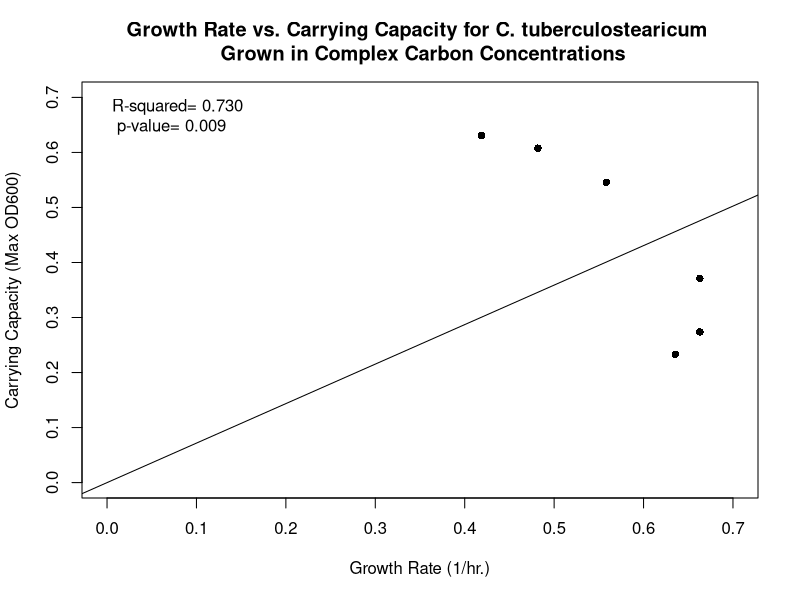
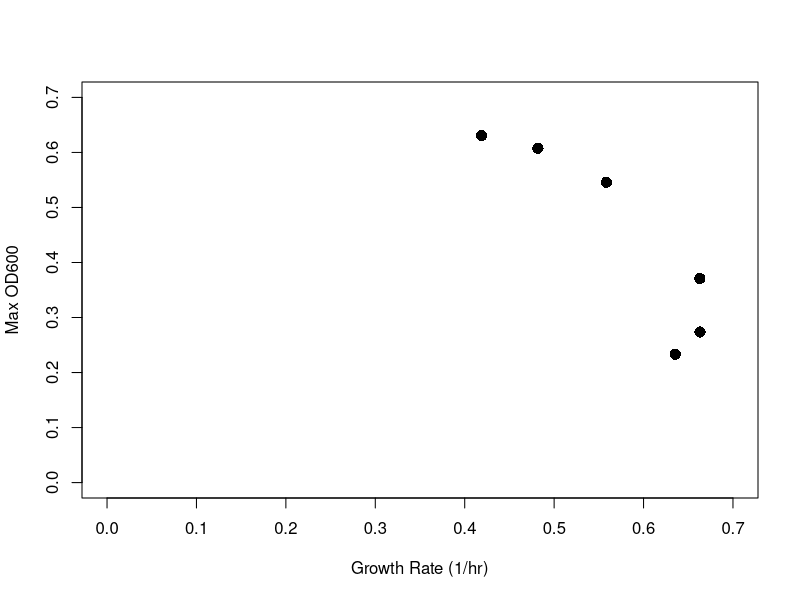
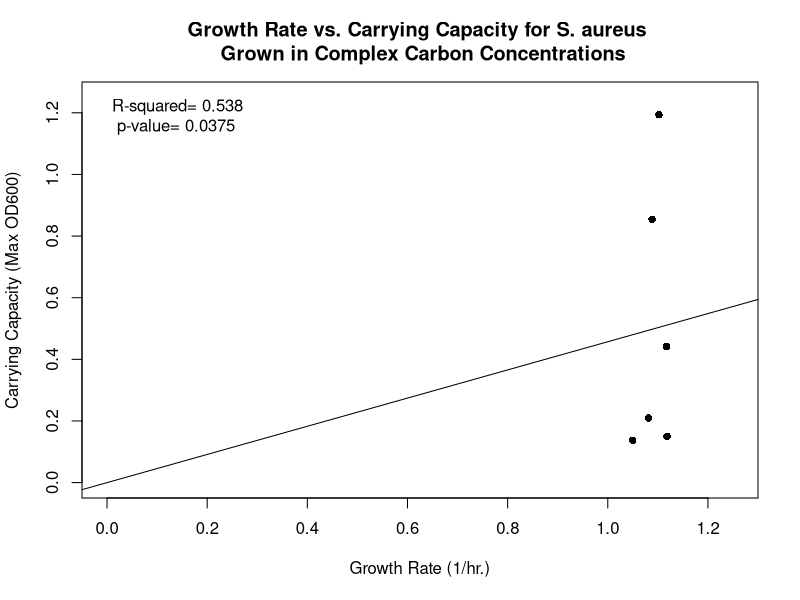
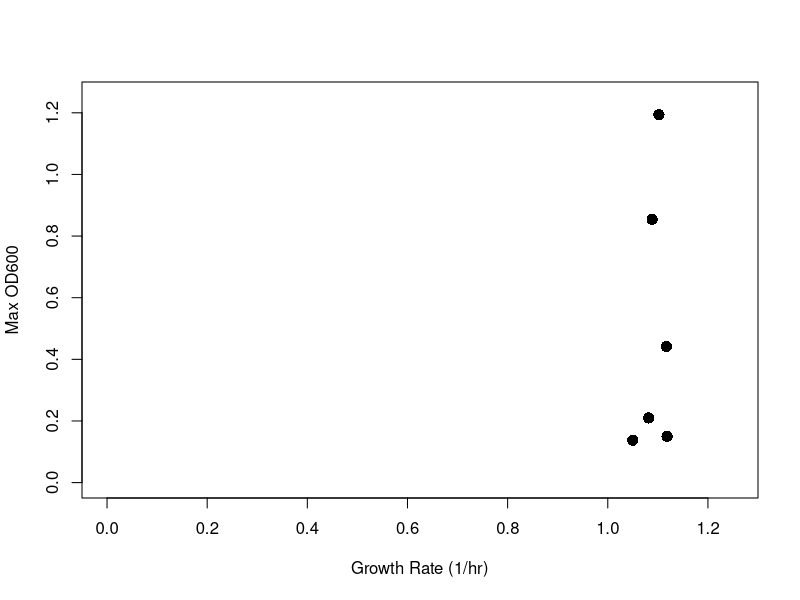

Write R code to recreate these figures, in order.
#Last run 04/10/2020

#Clear Workspace 
rm(list=ls())

#################################################
#Create scatterplots for GR-CC relationships 
#################################################

####################################################################################################
#C. tuberculostearicum in cBAAD+SS dilutions

GR_Ct <- c(0.418875,
           0.481875,
           0.558425,
           0.66295,
           0.663075,
           0.63545)

Max_Ct <- c(0.630666667,
            0.60775,
            0.54575,
            0.371,
            0.27375,
            0.23325)

DF_Ct <- data.frame(GR_Ct, Max_Ct)
DF_Ct

#Generate a linear regression model of the two variables with the lm function 
Ct.lm <- lm(Max_Ct ~ GR_Ct + 1, data=DF_Ct)
Ct.lm2 <- lm(Max_Ct ~ 0 + GR_Ct, data=DF_Ct) #Tells the lm() to fit the line through the origin
summary(Ct.lm)
summary(Ct.lm2)

#Create scatter plot of points using plot function
plot(GR_Ct, Max_Ct,
     xlab="Growth Rate (1/hr.)",
     ylab="Carrying Capacity (Max OD600)",
     xlim= c(0, 0.7),
     ylim= c(0, 0.7),
     main="Growth Rate vs. Carrying Capacity for C. tuberculostearicum \n Grown in Complex Carbon Concentrations",
     pch=16)

abline(lm(Ct.lm2))
legend("topleft", bty="n", legend= paste("R-squared= 0.730 \n p-value= 0.009"))

#Create scatter plot of points using plot function - without graph labels 
plot(GR_Ct, Max_Ct,
     xlab= "Growth Rate (1/hr)",
     ylab= "Max OD600",
     xlim= c(0, 0.7),
     ylim= c(0, 0.7),
     cex= 1.5,
     pch=16)

#abline(lm(Ct.lm2))
#op <- par(cex= 1.5)
#legend("topleft", bty="n", legend= paste("R-squared= 0.730 \n p-value= 0.009"))

################################################################################################3
#S. aureus in cBAAD+SS dilutions

GR_Sa <- c(1.102125,
           1.088575,
           1.116875,
           1.081475,
           1.0499,
           1.1184)

Max_Sa <- c(1.19375,
            0.85425,
            0.44175,
            0.20975,
            0.1375,
            0.15)

DF_Sa <- data.frame(GR_Sa, Max_Sa)
DF_Sa

#Generate a linear regression model of the two variables with the lm function 
Sa.lm <- lm(Max_Sa ~ GR_Sa + 1, data=DF_Sa)
Sa.lm2 <- lm(Max_Sa ~ 0 + GR_Sa, data=DF_Sa) #Tells the lm() to fit the line through the origin
summary(Sa.lm)
summary(Sa.lm2)

#Create scatter plot of points using plot function
plot(GR_Sa, Max_Sa,
     xlab="Growth Rate (1/hr.)",
     ylab="Carrying Capacity (Max OD600)",
     xlim= c(0, 1.25),
     ylim= c(0, 1.25),
     main="Growth Rate vs. Carrying Capacity for S. aureus \n Grown in Complex Carbon Concentrations",
     pch=16)

abline(lm(Sa.lm2))
legend("topleft", bty="n", legend= paste("R-squared= 0.538 \n p-value= 0.0375"))

#Create scatter plot of points using plot function - without graph labels 
plot(GR_Sa, Max_Sa,
     xlab= "Growth Rate (1/hr)",
     ylab= "Max OD600",
     xlim= c(0, 1.25),
     ylim= c(0, 1.25),
     cex= 1.5,
     pch=16)

#abline(lm(Sa.lm2))
#op <- par(cex= 1.5)
#legend("topleft", bty="n", legend= paste("R-squared= 0.538 \n p-value= 0.0375"))

####################################################################################################